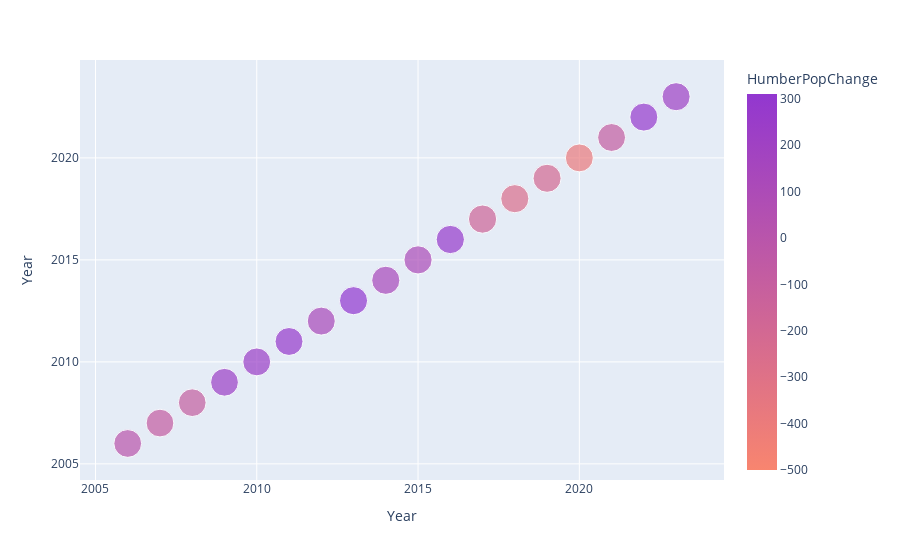

The cell this chart's notebook holds for it:
### Code cell
fig_humber = px.scatter(df,x='Year',y='Year',size='Humber District',color='HumberPopChange',color_continuous_scale=[(0,'rgb(248, 133, 111)'),(1,'rgb(146, 55, 208)')],range_color=[-500,310])
fig_humber.show()
fig_humber.write_image('/Users/katmckenney/Documents/Visualizations/Python Exports/popchange-humber.svg')

### Figure 1 — Plotly figure (JSON) as saved in the notebook; plotly's stock layout.template omitted (floating-point values rounded to 4 significant figures)
{"data": [{"hovertemplate": "Year=%{y}<br>Humber District=%{marker.size}<br>HumberPopChange=%{marker.color}<extra></extra>", "legendgroup": "", "marker": {"color": [0, -77, -90, 229, 237, 275, 130, 308, 133, 107, 278, -162, -259, -210, -386, -80, 281, 216], "coloraxis": "coloraxis", "size": [41190, 41113, 41023, 41252, 41489, 41764, 41894, 42202, 42335, 42442, 42720, 42558, 42299, 42089, 41703, 41623, 41904, 42120], "sizemode": "area", "sizeref": 106.8, "symbol": "circle"}, "mode": "markers", "name": "", "orientation": "v", "showlegend": false, "type": "scatter", "x": [2006, 2007, 2008, 2009, 2010, 2011, 2012, 2013, 2014, 2015, 2016, 2017, 2018, 2019, 2020, 2021, 2022, 2023], "xaxis": "x", "y": [2006, 2007, 2008, 2009, 2010, 2011, 2012, 2013, 2014, 2015, 2016, 2017, 2018, 2019, 2020, 2021, 2022, 2023], "yaxis": "y"}], "layout": {"coloraxis": {"cmax": 310, "cmin": -500, "colorbar": {"title": {"text": "HumberPopChange"}}, "colorscale": [[0, "rgb(248, 133, 111)"], [1, "rgb(146, 55, 208)"]]}, "legend": {"itemsizing": "constant", "tracegroupgap": 0}, "margin": {"t": 60}, "xaxis": {"anchor": "y", "domain": [0, 1], "title": {"text": "Year"}}, "yaxis": {"anchor": "x", "domain": [0, 1], "title": {"text": "Year"}}}}
